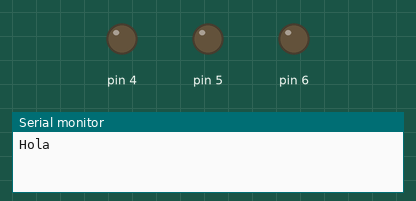
A sketch run on a simulated Arduino Uno, built with avr-gcc and run on an emulated ATmega328P. On the bench: output pins drawn as LEDs (lit = HIGH), the last lines printed to the serial monitor. The modem accepts every AT command (registered, SIM ready, sends succeed) and sends nothing else.

Above: at 0.1 s.
At 1.2 s:
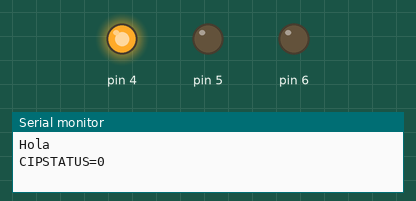
Timing chart, 0 to 2.7 s (numbered marks = the images above):
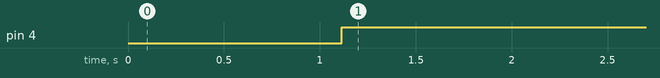

Measured:
- by itself, pin 4: LOW → HIGH at 1.1 s

The sketch:

shield.ino
```cpp
#define cbi(sfr, bit) (_SFR_BYTE(sfr) &= ~_BV(bit))
#define sbi(sfr, bit) (_SFR_BYTE(sfr) |= _BV(bit))
#include <SoftwareSerial.h>
int i;
String id="1";

int stg1[40];
int temp, j, avg;
float power,current;
int sensorValue=200;
bool tag=true;

SoftwareSerial esp(2,3); // RX, TX
bool sendExpect(String sendCMD, String expect,int timeout=400);

int cipstatus();

bool sendHTTP(bool stat = false);

void setup() {
  sbi(ADCSRA, ADPS2);
  cbi(ADCSRA, ADPS1);
  cbi(ADCSRA, ADPS0);
  Serial.begin(9600);
  while (!Serial);
  Serial.println("Hola");
  esp.begin(9600);
  pinMode(4,OUTPUT);
  pinMode(5,OUTPUT);
  pinMode(6,OUTPUT);

}

void loop() {


int s=cipstatus();

Serial.println("CIPSTATUS="+String(s));
if (s==2 || s==1){

 digitalWrite(5,1);
 digitalWrite(4,0);
 sendHTTP();

}
  else if(s==3){
   sendHTTP(true);
   digitalWrite(5,1);
   digitalWrite(4,0);
  }else if(s==0){

    digitalWrite(4,1);
    digitalWrite(5,0);
    sendExpect("AT+RST","OK",5000);
    delay(1000);
    esp.flush();

  }else if(s==5){
    digitalWrite(4,0);
    digitalWrite(5,0);
    delay(1000);
  }
  else {
    digitalWrite(4,1);
    digitalWrite(5,1);
    delay(1000);

    }

  delay(10000);

}
bool sendExpect(String sendCMD, String expect, int timeout = 400) {
  esp.flush();
  esp.println(sendCMD);
  String response;
  delay(timeout);
  response = esp.readString();
  Serial.println(response);
  return contains(response, expect);
}

int cipstatus(){
  esp.flush();
  int state;
  String response;
  esp.println("AT+CIPSTATUS");
  delay(100);
  for (i=0 ; i<1000; i++) {
    if (esp.available()>0){
      response=esp.readString();
      break;
      }
    delay(1);
    }
  state=(contains(response,":"))?response.indexOf(":"):0;
  response=response.charAt(state+1);
  return response.toInt();
}

bool contains(String cmd,String resp){

i=0;
int index=cmd.indexOf(resp);

if (index >=0 ) return true;
if (index == -1) return false;
}
bool sendHTTP(bool stat = false) {
  if (!stat){
    if (sendExpect("AT+CIPSTART=\"TCP\",\"178.62.50.10\",80", "OK",400)) {

    float data=measure();
    String getcommand = "GET /api/insert.php?id="+id+"&value="+data;

      if (sendExpect("AT+CIPSEND=" + String(getcommand.length()+2), ">")) {

       if (sendExpect(getcommand, "SEND",400)) return true;


       else return false;

       }
    }else Serial.println("TCP CLOSED");
  }else{

    float data=measure();
    String getcommand = "GET /api/insert.php?id="+id+"&value="+data;

    if (sendExpect("AT+CIPSEND=" + String(getcommand.length()+2), ">")) {
      if (sendExpect(getcommand, "SEND",400))return true;

      else return false;

    }
  }


}

float measure(){
  for (byte i = 0 ; i < 40 ; i++) {
    stg1[i] = 0;
    for (byte j = 0; j < 100; j++) {
      temp = analogRead(A0);
      stg1[i] = (temp > stg1[i]) ? temp : stg1[i];
      delayMicroseconds(100);
    }
  }
  avg = 0;
  for (byte i = 0; i < 40; i++) {
    avg += stg1[i];
  }
  avg = avg / 40;
 current = 46.08*(float)avg;

 //Serial.println(current);
 power=240.0*current;

 return power*0.001;
}
```
